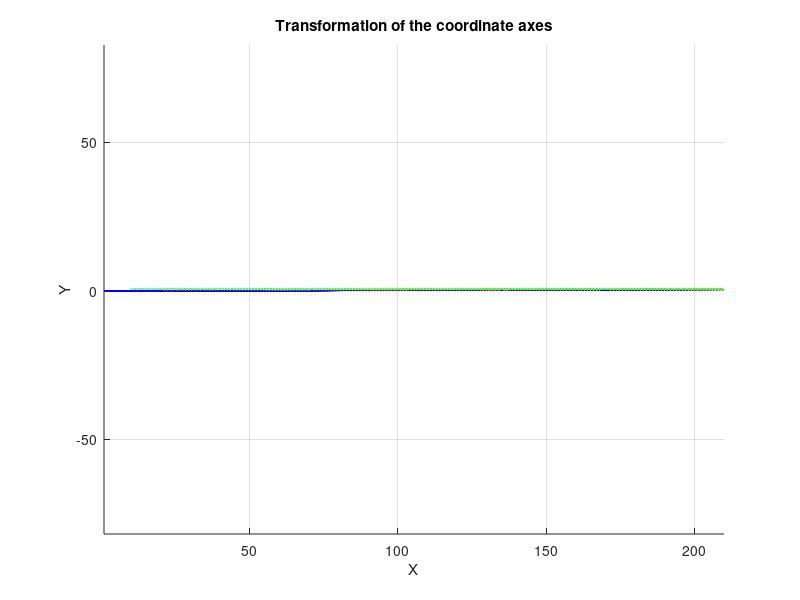

Source code (MATLAB):
clear, clc, close ALL

%% read data
sizeA = [17 Inf];
formatSpec = '%f %f %f %f %f %f %f %f %f %f %f %f %f %f %f %f %f';
fileID = fopen('interpolation.txt','r');
data = fscanf(fileID,formatSpec,sizeA);
fclose(fileID);
num_poses = size(data);
num_poses = num_poses(2);
%% prepare data
T = zeros(4,4,num_poses);
Matrix_T = @(d) [d(2), d(3), d(4), d(5); 
                 d(6), d(7), d(8), d(9);
                 d(10), d(11), d(12), d(13);
                 d(14), d(15), d(16), d(17);];
for i =1:num_poses
     d = data(:,i);
     T(:,:,i) = Matrix_T(d);
end


%% Visualize how the coordinate axes transform using the interpolated poses
%xyz = [0 0 0; 1 0 0; 0 1 0; 0 0 1]';
xyz = [1 0 0; 0 1 0; 0 0 1; 0 0 0 ]';
xyz_homog = [xyz; ones(1,4)];

figure(1),
for k = 1:200%num_poses
    p = T(:,:,k)*xyz_homog;
    p(1,4) = p(1,4)*0.1;
    hold on,
    plot3(p(1,1:2),p(2,1:2),p(3,1:2),'r')  % plot x axis in red
    plot3(p(1,[1,3]),p(2,[1,3]),p(3,[1,3]),'g') % plot y axis in green
    plot3(p(1,[1,4]),p(2,[1,4]),p(3,[1,4]),'b') % plot z axis in blue
    axis vis3d, axis equal, grid on
    drawnow
end
hold off
xlabel('X'),ylabel('Y'),zlabel('Z')
title('Transformation of the coordinate axes')